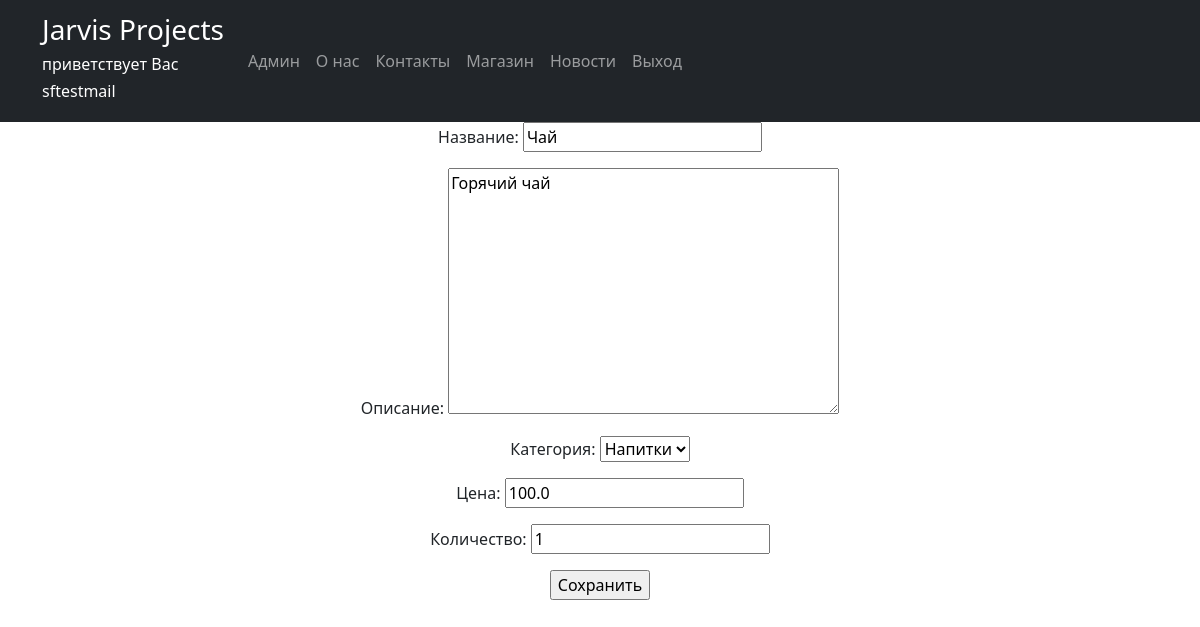
The page /store/products/1/update/ (signed in) on the database its author committed.
### store/models.py (models this page shows, shortened)
class Product(models.Model):
    category = models.ForeignKey(to='Category', blank=True, null=True, on_delete=models.SET_NULL, related_name='products', verbose_name='Категория')
    name = models.CharField(max_length=50, unique=True, verbose_name='Название') # названия товаров не должны повторяться
    description = models.TextField(verbose_name='Описание')
    quantity = models.IntegerField(validators=[MinValueValidator(0)], verbose_name='Количество')
    price = models.FloatField(validators=[MinValueValidator(0.0)], verbose_name='Цена')
    class Meta:
        verbose_name = 'Товар'
        verbose_name_plural = 'Товар'
        ordering = ['-price']

class Category(models.Model):
    name = models.CharField(max_length=100, null=True, unique=True, verbose_name='Название')
    def __str__(self):
        return self.name
    class Meta:
        verbose_name = 'Категория'
        verbose_name_plural = 'Категории'
        ordering = ['name']

### store/views.py (the view)
# urls.py: path('products/<int:pk>/update/', ProductUpdate.as_view(), name = 'product_update'),
class ProductUpdate(PermissionRequiredMixin, UpdateView):
    permission_required = ('store.change_product')
    raise_exception = True
    form_class = ProductForm
    model = Product
    template_name = 'store/product_edit.html'

### store/forms.py (shortened to what this page needs)
class ProductForm(forms.ModelForm):
    class Meta:
        model = Product
        fields = [
            'name',
            'description',
            'category',
            'price',
            'quantity',
        ]

### store/templates/store/product_edit.html (shortened to what this page needs)
{% extends 'flatpages/default.html' %}
    {% block content %}
    <form action="" method="post">
         {{ form.as_p }}
         <input type="submit" value="Сохранить">
    </form>
    {% endblock content %}

### templates/flatpages/default.html (shortened to what this page needs)
<!DOCTYPE html>
<html lang="en">
    <head>
        {% load static %}
        <link href="{% static 'css/styles.css' %}" rel="stylesheet" />
    </head>
    <body>
        <nav class="navbar navbar-expand-lg navbar-dark bg-dark static-top">
            <div class="container">
                <a class="navbar-brand" href="#"><h3>Jarvis Projects</h3>
                    <h6>приветствует Вас</h6>
                    <h6>{{ user.username }}</h6></a>
                <div class="collapse navbar-collapse" id="navbarResponsive">
                    <ul class="navbar-nav ml-auto">
                        <li class="nav-item active">
                            <a class="nav-link" href="/admin">Админ
                            </a>
                        </li>
                        <li class="nav-item">
                            <a class="nav-link" href="/about/">О нас</a>
                        </li>
                        <li class="nav-item">
                            <a class="nav-link" href="/contacts/">Контакты</a>
                        </li>
                        <li class="nav-item">
                            <a class="nav-link" href="/store/products/">Магазин</a>
                        </li>
                        <li class="nav-item">
                            <a class="nav-link" href="/newsportal/posts/">Новости</a>
                        </li>
                        {% if user.is_authenticated %}
                        <li class="nav-item">
                            <form method="post" action="{% url 'logout' %}">
                                <button type="submit" class="nav-link" style="background-color: transparent; border: none; cursor: pointer;">Выход</button>
                            </form>
                        </li>
                        {% endif %}
                    </ul>
                </div>
            </div>
        </nav>
        <div class="container">
            <div class="row">
                <div class="col-lg-12 text-center">
                    {% block content %}{% endblock content %}
                </div>
            </div>
         </div>
    </body>
</html>

### rows shown on the page
Product: name "Чай", description "Горячий чай", category "Напитки", price "100.0", quantity "1"

### other values the page prints
{{ user.username }} "sftestmail"
